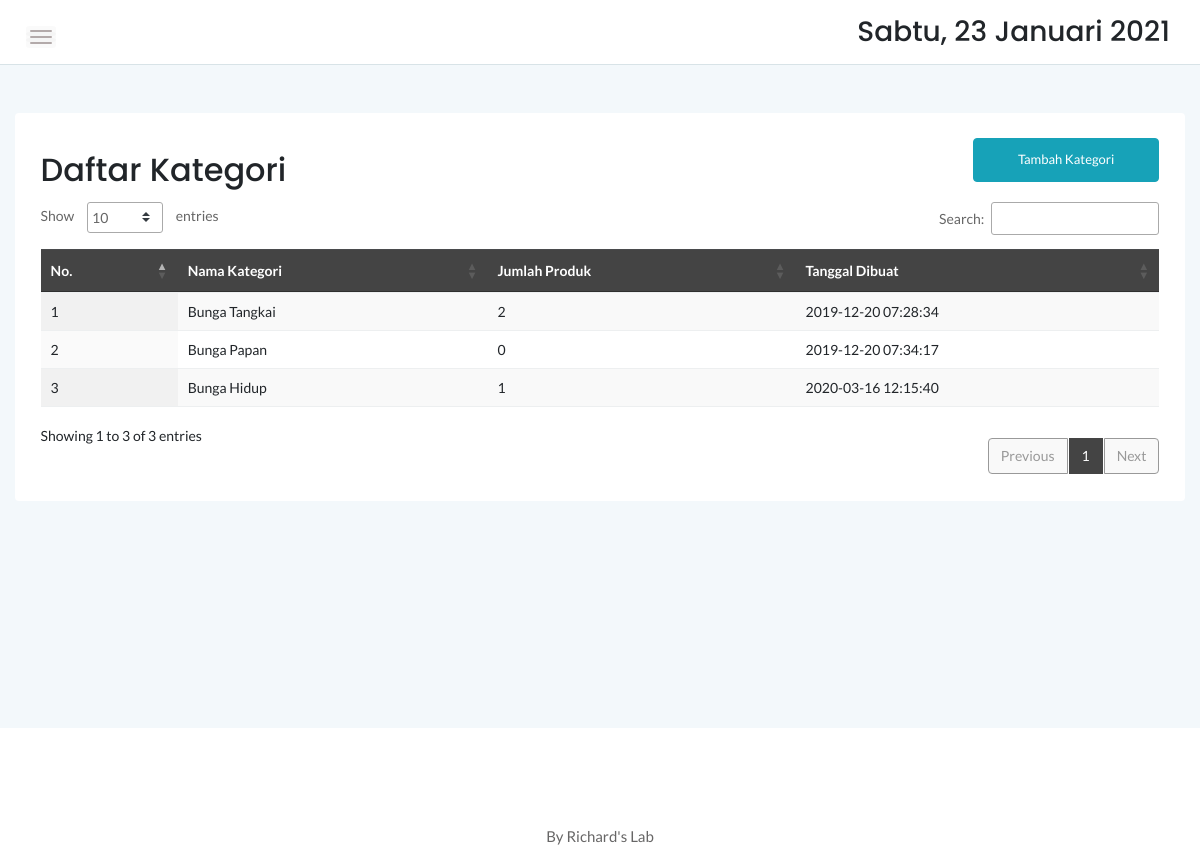
The page /admin/kategori.php on the database its author committed.
### tables this page shows
CREATE TABLE `kategori` (
  `idkategori` int(11) NOT NULL,
  `namakategori` varchar(20) NOT NULL,
  `tgldibuat` timestamp NOT NULL DEFAULT current_timestamp()
);

### admin/kategori.php (the view, shortened to what this page needs)
<?php
	include '../dbconnect.php';
	?>
<!doctype html>
<html class="no-js" lang="en">
<head>
    <link rel="stylesheet" href="assets/css/bootstrap.min.css">
    <link rel="stylesheet" href="assets/css/font-awesome.min.css">
    <link rel="stylesheet" href="assets/css/themify-icons.css">
    <link rel="stylesheet" href="assets/css/metisMenu.css">
    <link rel="stylesheet" href="assets/css/owl.carousel.min.css">
    <link rel="stylesheet" href="assets/css/slicknav.min.css">
    <link rel="stylesheet" href="https://www.amcharts.com/lib/3/plugins/export/export.css" type="text/css" media="all" />
	<link rel="stylesheet" type="text/css" href="https://cdn.datatables.net/1.10.20/css/jquery.dataTables.min.css">
    <link rel="stylesheet" type="text/css" href="https://cdn.datatables.net/1.10.20/css/jquery.dataTables.css">
    <link rel="stylesheet" type="text/css" href="https://cdn.datatables.net/1.10.20/css/dataTables.bootstrap4.min.css">
    <link rel="stylesheet" type="text/css" href="https://cdn.datatables.net/responsive/2.2.3/css/responsive.bootstrap.min.css">
    <link rel="stylesheet" type="text/css" href="https://cdn.datatables.net/responsive/2.2.3/css/responsive.jqueryui.min.css">
	<link rel="stylesheet" type="text/css" href="https://cdn.datatables.net/buttons/1.5.2/css/buttons.dataTables.min.css">
    <link rel="stylesheet" href="assets/css/typography.css">
    <link rel="stylesheet" href="assets/css/default-css.css">
    <link rel="stylesheet" href="assets/css/styles.css">
    <link rel="stylesheet" href="assets/css/responsive.css">
</head>
<body>
    <div class="page-container">
        <div class="main-content">
            <div class="header-area">
                <div class="row align-items-center">
                    <div class="col-md-6 col-sm-8 clearfix">
                        <div class="nav-btn pull-left">
                            <span></span>
                            <span></span>
                            <span></span>
                        </div>
                    </div>
                    <div class="col-md-6 col-sm-4 clearfix">
                        <ul class="notification-area pull-right">
                            <li><h3><div class="date">
						</b></div></h3>
						</li>
                        </ul>
                    </div>
                </div>
            </div>
            <div class="main-content-inner">
                <div class="row mt-5 mb-5">
                    <div class="col-12">
                        <div class="card">
                            <div class="card-body">
                                <div class="d-sm-flex justify-content-between align-items-center">
									<h2>Daftar Kategori</h2>
									<button style="margin-bottom:20px" data-toggle="modal" data-target="#myModal" class="btn btn-info col-md-2">Tambah Kategori</button>
                                </div>
                                    <div class="data-tables datatable-dark">
										 <table id="dataTable3" class="display" style="width:100%"><thead class="thead-dark">
											<tr>
												<th>No.</th>
												<th>Nama Kategori</th>
												<th>Jumlah Produk</th>
												<th>Tanggal Dibuat</th>
											</tr></thead><tbody>
											<?php
											$brgs=mysqli_query($conn,"SELECT * from kategori order by idkategori ASC");
											$no=1;
											while($p=mysqli_fetch_array($brgs)){
												$id = $p['idkategori'];
												?>
												<tr>
													<td><?php echo $no++ ?></td>
													<td><?php echo $p['namakategori'] ?></td>
													<td><?php
														$result1 = mysqli_query($conn,"SELECT Count(idproduk) AS count FROM produk p, kategori k where p.idkategori=k.idkategori and k.idkategori='$id' order by idproduk ASC");
														$cekrow = mysqli_num_rows($result1);
														$row1 = mysqli_fetch_assoc($result1);
														$count = $row1['count'];
														if($cekrow > 0){
														echo number_format($count);
														} else {
															echo 'No data';
														}
													?></td>
													<td><?php echo $p['tgldibuat'] ?></td>
												</tr>
												<?php
											}
											?>
										</tbody>
										</table>
                                    </div>
								 </div>
                            </div>
                        </div>
                    </div>
                </div>
            </div>
        </div>
        <footer>
            <div class="footer-area">
                <p>By Richard's Lab</p>
            </div>
        </footer>
</body>
</html>

### admin/assets/css/styles.css (style rules this page uses)
.page-container { width: 100%; height: 100%; min-height: 100vh; padding-left: 280px; -webkit-transition: padding-left 0.3s ease 0s; transition: padding-left 0.3s ease 0s; }
.card { border: none; border-radius: 4px; background-color: #fff; -webkit-transition: all 0.3s ease 0s; transition: all 0.3s ease 0s; }
.card-body { padding: 25.6px; padding: 1.6rem; }
.main-content { width: 100%; background: #F3F8FB; }
.main-content-inner { padding: 0 30px 50px; }
.header-area { padding: 15px 30px; background: #fff; border-bottom: 1px solid #d8e3e7; }
.nav-btn { margin-right: 30px; margin-top: 10px; cursor: pointer; }
.nav-btn span { display: block; width: 22px; height: 2px; background: #b3aaaa; margin: 4px 0; border-radius: 15px; -webkit-transition: all 0.3s ease 0s; transition: all 0.3s ease 0s; box-shadow: 0 0 0 4px rgba(99, 96, 96, 0.03); }
.notification-area { -webkit-user-select: none; -moz-user-select: none; -ms-user-select: none; user-select: none; position: relative; z-index: 1; }
.notification-area li { display: inline-block; margin-left: 20px; cursor: pointer; -webkit-user-select: none; -moz-user-select: none; -ms-user-select: none; user-select: none; }
.footer-area { text-align: center; padding: 23px 0 19px; background: #fff; }
.footer-area p { color: #676666; margin-bottom: 0; }
.btn { padding: 11px 17px; font-size: 13px; letter-spacing: 0; }
table tr th { border-bottom: none; }
table tr th, table tr td { border-top: 1px solid rgba(120, 130, 140, 0.13) !important; }
table.dataTable.no-footer { border-bottom: 1px solid rgba(120, 130, 140, 0.13) !important; }
table.dataTable thead th, table.dataTable thead td { border-bottom-color: transparent; }
.datatable-dark thead { background: #444; color: #fff; }

### admin/assets/css/responsive.css (style rules this page uses)
@media (min-width: 1200px) and (max-width: 1364px) { .main-content-inner { padding: 0 15px 50px; } }
@media (min-width: 1200px) and (max-width: 1364px) { .page-container, .sbar_collapsed.page-container { padding-left: 0; } }

### rows shown on the page
kategori: namakategori "Bunga Tangkai", count "2", tgldibuat "2019-12-20 07:28:34"
kategori: namakategori "Bunga Papan", count "0", tgldibuat "2019-12-20 07:34:17"
kategori: namakategori "Bunga Hidup", count "1", tgldibuat "2020-03-16 12:15:40"
